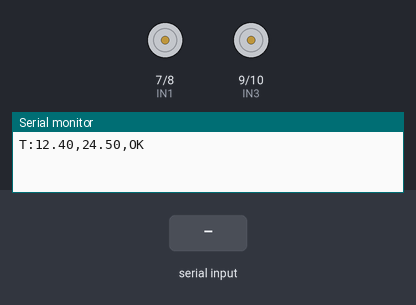
A sketch run on a simulated Arduino Uno, built with avr-gcc and run on an emulated ATmega328P. On the bench: motor-driver pin pairs drawn as motors (green arrow = first pin HIGH = forward, orange = second pin HIGH = backward, longer = more drive, scaled by the enable pin), the last lines printed to the serial monitor. Inputs (shaded band) come from the test bench.

Above: at 1.2 s.
1.3 s: "MOVE:1.0,0.5\n" received over Serial
At 2.5 s:
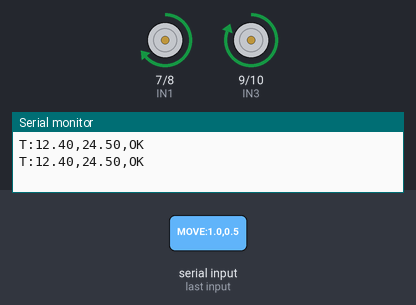
2.8 s: "MOVE,1\n" received over Serial
At 3.8 s:
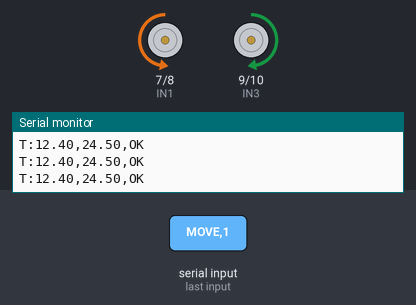
4.3 s: "MOVE,150\n" received over Serial
At 5.0 s:
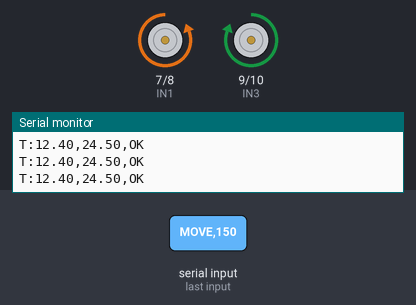
5.8 s: "MOVE:1.0,0.5\n" received over Serial
At 6.1 s:
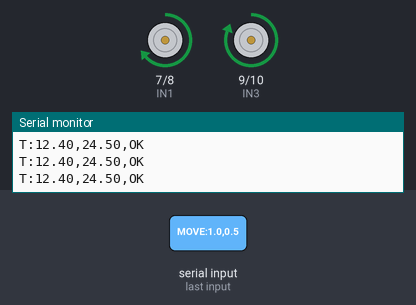
7.3 s: "MOVE,45\n" received over Serial
At 8.5 s:
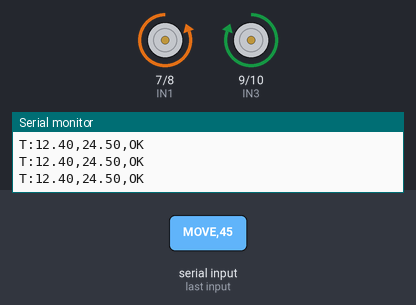
Timing chart, 0 to 9.8 s (numbered marks = the images above; inputs shaded):
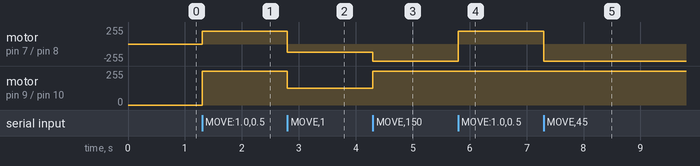

Measured:
- after the input at 1.3 s, motor on pin 7 (IN1) / pin 8 (IN2): stopped → forward 191/255 at once; motor on pin 9 (IN3) / pin 10 (IN4): stopped → forward 255/255 at once
- after the input at 2.8 s, motor on pin 7 (IN1) / pin 8 (IN2): forward 191/255 → backward 127/255 at once; motor on pin 9 (IN3) / pin 10 (IN4): forward 255/255 → forward 127/255 at once
- after the input at 4.3 s, motor on pin 7 (IN1) / pin 8 (IN2): backward 127/255 → backward 255/255 at once; motor on pin 9 (IN3) / pin 10 (IN4): forward 127/255 → forward 255/255 at once
- after the input at 5.8 s, motor on pin 7 (IN1) / pin 8 (IN2): backward 255/255 → forward 191/255 at once
- after the input at 7.3 s, motor on pin 7 (IN1) / pin 8 (IN2): forward 191/255 → backward 255/255 at once

The sketch:

arduino_robot_control.ino
```cpp
/*
 * Arduino Uno R3 - Motor & Telemetry Control
 * -----------------------------------------
 * Hardware: L298N Motor Driver, DHT11 (Optional), Voltage Divider (Battery)
 */

#include <SoftwareSerial.h>

// Motor Pins (L298N)
const int ENA = 5;  // PWM
const int IN1 = 7;
const int IN2 = 8;
const int IN3 = 9;
const int IN4 = 10;
const int ENB = 6;  // PWM

// Telemetry Variables
float batteryVoltage = 12.4;
float temperature = 24.5;

void setup() {
  Serial.begin(115200); // Communication with ESP32-CAM

  pinMode(ENA, OUTPUT);
  pinMode(IN1, OUTPUT);
  pinMode(IN2, OUTPUT);
  pinMode(IN3, OUTPUT);
  pinMode(IN4, OUTPUT);
  pinMode(ENB, OUTPUT);

  stopMotors();
}

void loop() {
  // Listen for commands from ESP32
  if (Serial.available() > 0) {
    String cmd = Serial.readStringUntil('\n');
    processCommand(cmd);
  }

  // Send Telemetry every 1 second
  static unsigned long lastUpdate = 0;
  if (millis() - lastUpdate > 1000) {
    sendTelemetry();
    lastUpdate = millis();
  }
}

void processCommand(String cmd) {
  cmd.trim();
  if (cmd.startsWith("MOVE")) {
    // Expected format: "MOVE:linear,angular" (e.g. "MOVE:1.0,0.5")
    int commaIndex = cmd.indexOf(',');
    float linear = cmd.substring(5, commaIndex).toFloat();
    float angular = cmd.substring(commaIndex + 1).toFloat();
    drive(linear, angular);
  }
  else if (cmd == "STOP") {
    stopMotors();
  }
}

void drive(float linear, float angular) {
  // Simple Differential Drive Logic
  int leftSpeed = (linear - angular * 0.5) * 255;
  int rightSpeed = (linear + angular * 0.5) * 255;

  // Constrain speeds
  leftSpeed = constrain(leftSpeed, -255, 255);
  rightSpeed = constrain(rightSpeed, -255, 255);

  controlMotor(IN1, IN2, ENA, leftSpeed);
  controlMotor(IN3, IN4, ENB, rightSpeed);
}

void controlMotor(int in1, int in2, int en, int speed) {
  if (speed > 0) {
    digitalWrite(in1, HIGH);
    digitalWrite(in2, LOW);
  } else if (speed < 0) {
    digitalWrite(in1, LOW);
    digitalWrite(in2, HIGH);
  } else {
    digitalWrite(in1, LOW);
    digitalWrite(in2, LOW);
  }
  analogWrite(en, abs(speed));
}

void stopMotors() {
  digitalWrite(IN1, LOW);
  digitalWrite(IN2, LOW);
  digitalWrite(IN3, LOW);
  digitalWrite(IN4, LOW);
  analogWrite(ENA, 0);
  analogWrite(ENB, 0);
}

void sendTelemetry() {
  // Send formatted data back to ESP32: "T:batt,temp,status"
  Serial.print("T:");
  Serial.print(batteryVoltage);
  Serial.print(",");
  Serial.print(temperature);
  Serial.println(",OK");
}
```
